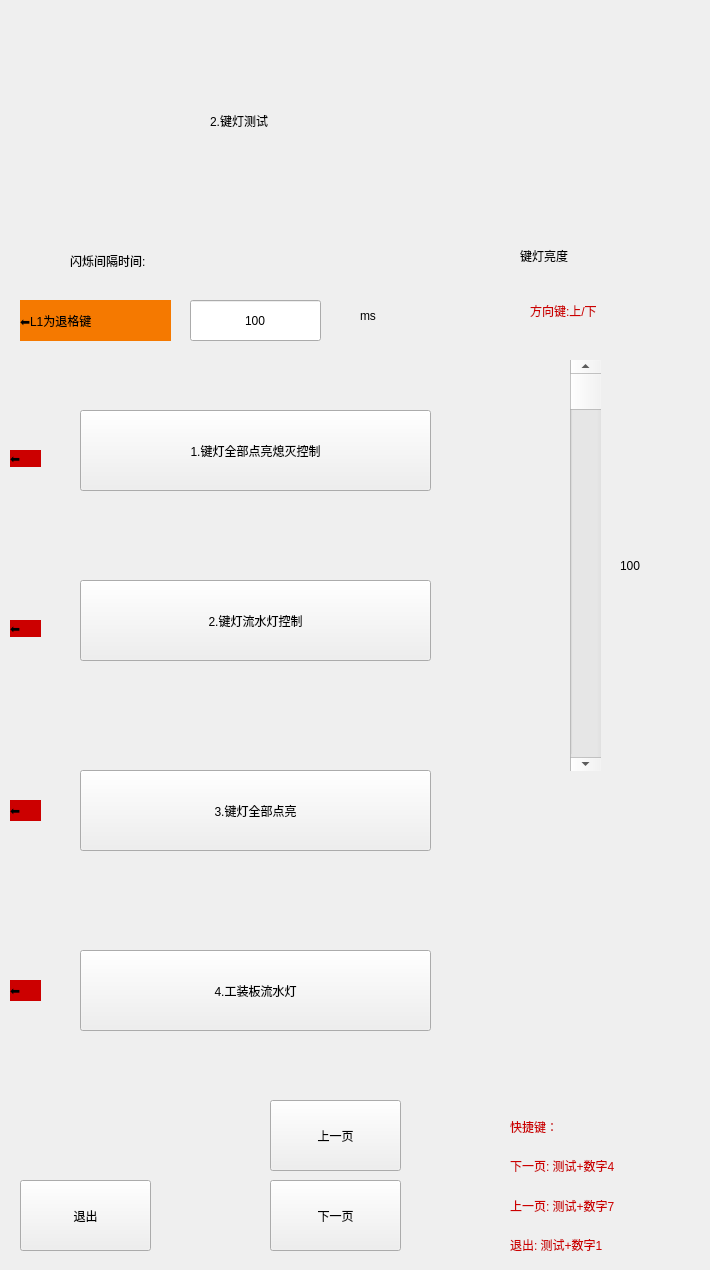
   <widget class="QWidget" name="page_6">
    <widget class="QLabel" name="label_Page2_title_5">
     <property name="geometry">
      <rect>
       <x>210</x>
       <y>70</y>
       <width>341</width>
       <height>101</height>
      </rect>
     </property>
     <property name="styleSheet">
      <string notr="true">font: 40pt &quot;Ubuntu&quot;;</string>
     </property>
     <property name="text">
      <string>2.键灯测试</string>
     </property>
    </widget>
    <widget class="QLabel" name="label_44">
     <property name="geometry">
      <rect>
       <x>530</x>
       <y>290</y>
       <width>121</width>
       <height>41</height>
      </rect>
     </property>
     <property name="focusPolicy">
      <enum>Qt::NoFocus</enum>
     </property>
     <property name="styleSheet">
      <string notr="true">font: 15pt &quot;Ubuntu&quot;;
color: rgb(204, 0, 0);</string>
     </property>
     <property name="text">
      <string>方向键:上/下</string>
     </property>
    </widget>
    <widget class="QLabel" name="label_light_value_2">
     <property name="geometry">
      <rect>
       <x>620</x>
       <y>550</y>
       <width>61</width>
       <height>31</height>
      </rect>
     </property>
     <property name="styleSheet">
      <string notr="true">font: 20pt &quot;Ubuntu&quot;;</string>
     </property>
     <property name="text">
      <string>100</string>
     </property>
    </widget>
    <widget class="QLabel" name="label_45">
     <property name="geometry">
      <rect>
       <x>520</x>
       <y>230</y>
       <width>131</width>
       <height>51</height>
      </rect>
     </property>
     <property name="styleSheet">
      <string notr="true">font: 20pt &quot;Ubuntu&quot;;</string>
     </property>
     <property name="text">
      <string>键灯亮度</string>
     </property>
    </widget>
    <widget class="QWidget" name="verticalLayoutWidget_12">
     <property name="geometry">
      <rect>
       <x>510</x>
       <y>1110</y>
       <width>191</width>
       <height>151</height>
      </rect>
     </property>
     <layout class="QVBoxLayout" name="verticalLayout_12">
      <item>
       <widget class="QLabel" name="label_46">
        <property name="styleSheet">
         <string notr="true">font: 15pt &quot;Ubuntu&quot;;
color: rgb(204, 0, 0);</string>
        </property>
        <property name="text">
         <string>快捷键：</string>
        </property>
       </widget>
      </item>
      <item>
       <widget class="QLabel" name="label_47">
        <property name="styleSheet">
         <string notr="true">font: 15pt &quot;Ubuntu&quot;;
color: rgb(204, 0, 0);</string>
        </property>
        <property name="text">
         <string>下一页: 测试+数字4</string>
        </property>
       </widget>
      </item>
      <item>
       <widget class="QLabel" name="label_48">
        <property name="styleSheet">
         <string notr="true">font: 15pt &quot;Ubuntu&quot;;
color: rgb(204, 0, 0);</string>
        </property>
        <property name="text">
         <string>上一页: 测试+数字7</string>
        </property>
       </widget>
      </item>
      <item>
       <widget class="QLabel" name="label_49">
        <property name="styleSheet">
         <string notr="true">font: 15pt &quot;Ubuntu&quot;;
color: rgb(204, 0, 0);</string>
        </property>
        <property name="text">
         <string>退出: 测试+数字1</string>
        </property>
       </widget>
      </item>
     </layout>
    </widget>
    <widget class="QPushButton" name="pushButton_Exit2_3">
     <property name="geometry">
      <rect>
       <x>20</x>
       <y>1180</y>
       <width>131</width>
       <height>71</height>
      </rect>
     </property>
     <property name="focusPolicy">
      <enum>Qt::NoFocus</enum>
     </property>
     <property name="styleSheet">
      <string notr="true">font: 20pt &quot;Ubuntu&quot;;</string>
     </property>
     <property name="text">
      <string>退出</string>
     </property>
    </widget>
    <widget class="QPushButton" name="pushButton_Last1_3">
     <property name="geometry">
      <rect>
       <x>270</x>
       <y>1100</y>
       <width>131</width>
       <height>71</height>
      </rect>
     </property>
     <property name="focusPolicy">
      <enum>Qt::NoFocus</enum>
     </property>
     <property name="styleSheet">
      <string notr="true">font: 20pt &quot;Ubuntu&quot;;</string>
     </property>
     <property name="text">
      <string>上一页</string>
     </property>
    </widget>
    <widget class="QPushButton" name="pushButton_Next2_3">
     <property name="geometry">
      <rect>
       <x>270</x>
       <y>1180</y>
       <width>131</width>
       <height>71</height>
      </rect>
     </property>
     <property name="focusPolicy">
      <enum>Qt::NoFocus</enum>
     </property>
     <property name="styleSheet">
      <string notr="true">font: 20pt &quot;Ubuntu&quot;;</string>
     </property>
     <property name="text">
      <string>下一页</string>
     </property>
    </widget>
    <widget class="QPushButton" name="pushButton_6">
     <property name="geometry">
      <rect>
       <x>80</x>
       <y>410</y>
       <width>351</width>
       <height>81</height>
      </rect>
     </property>
     <property name="focusPolicy">
      <enum>Qt::NoFocus</enum>
     </property>
     <property name="styleSheet">
      <string notr="true">font: 20pt &quot;Ubuntu&quot;;</string>
     </property>
     <property name="text">
      <string>1.键灯全部点亮熄灭控制</string>
     </property>
    </widget>
    <widget class="QPushButton" name="pushButton_7">
     <property name="geometry">
      <rect>
       <x>80</x>
       <y>580</y>
       <width>351</width>
       <height>81</height>
      </rect>
     </property>
     <property name="focusPolicy">
      <enum>Qt::NoFocus</enum>
     </property>
     <property name="styleSheet">
      <string notr="true">font: 20pt &quot;Ubuntu&quot;;</string>
     </property>
     <property name="text">
      <string>2.键灯流水灯控制</string>
     </property>
    </widget>
    <widget class="QLabel" name="label_50">
     <property name="geometry">
      <rect>
       <x>70</x>
       <y>240</y>
       <width>201</width>
       <height>41</height>
      </rect>
     </property>
     <property name="styleSheet">
      <string notr="true">font: 20pt &quot;Ubuntu&quot;;</string>
     </property>
     <property name="text">
      <string>闪烁间隔时间:</string>
     </property>
    </widget>
    <widget class="QLineEdit" name="lineEdit_interval">
     <property name="geometry">
      <rect>
       <x>190</x>
       <y>300</y>
       <width>131</width>
       <height>41</height>
      </rect>
     </property>
     <property name="styleSheet">
      <string notr="true">font: 20pt &quot;Ubuntu&quot;;</string>
     </property>
     <property name="inputMethodHints">
      <set>Qt::ImhDigitsOnly</set>
     </property>
     <property name="text">
      <string>100</string>
     </property>
     <property name="maxLength">
      <number>10</number>
     </property>
     <property name="alignment">
      <set>Qt::AlignCenter</set>
     </property>
    </widget>
    <widget class="QLabel" name="label_51">
     <property name="geometry">
      <rect>
       <x>360</x>
       <y>300</y>
       <width>67</width>
       <height>31</height>
      </rect>
     </property>
     <property name="styleSheet">
      <string notr="true">font: 20pt &quot;Ubuntu&quot;;</string>
     </property>
     <property name="text">
      <string>ms</string>
     </property>
    </widget>
    <widget class="QPushButton" name="pushButton">
     <property name="geometry">
      <rect>
       <x>80</x>
       <y>770</y>
       <width>351</width>
       <height>81</height>
      </rect>
     </property>
     <property name="focusPolicy">
      <enum>Qt::NoFocus</enum>
     </property>
     <property name="styleSheet">
      <string notr="true">font: 20pt &quot;Ubuntu&quot;;</string>
     </property>
     <property name="text">
      <string>3.键灯全部点亮</string>
     </property>
    </widget>
    <widget class="QLabel" name="label_24">
     <property name="geometry">
      <rect>
       <x>20</x>
       <y>300</y>
       <width>151</width>
       <height>41</height>
      </rect>
     </property>
     <property name="styleSheet">
      <string notr="true">font: 57 16pt &quot;Ubuntu&quot;;
background-color: rgb(245, 121, 0);</string>
     </property>
     <property name="text">
      <string>⬅L1为退格键</string>
     </property>
    </widget>
    <widget class="QLabel" name="label_25">
     <property name="geometry">
      <rect>
       <x>10</x>
       <y>450</y>
       <width>31</width>
       <height>17</height>
      </rect>
     </property>
     <property name="styleSheet">
      <string notr="true">font: 20pt &quot;Ubuntu&quot;;
background-color: rgb(204, 0, 0);</string>
     </property>
     <property name="text">
      <string>⬅</string>
     </property>
    </widget>
    <widget class="QLabel" name="label_56">
     <property name="geometry">
      <rect>
       <x>10</x>
       <y>620</y>
       <width>31</width>
       <height>17</height>
      </rect>
     </property>
     <property name="styleSheet">
      <string notr="true">font: 20pt &quot;Ubuntu&quot;;
background-color: rgb(204, 0, 0);</string>
     </property>
     <property name="text">
      <string>⬅</string>
     </property>
    </widget>
    <widget class="QLabel" name="label_57">
     <property name="geometry">
      <rect>
       <x>10</x>
       <y>800</y>
       <width>31</width>
       <height>21</height>
      </rect>
     </property>
     <property name="styleSheet">
      <string notr="true">font: 20pt &quot;Ubuntu&quot;;
background-color: rgb(204, 0, 0);</string>
     </property>
     <property name="text">
      <string>⬅</string>
     </property>
    </widget>
    <widget class="QScrollBar" name="verticalScrollBar_lightpwm2">
     <property name="geometry">
      <rect>
       <x>570</x>
       <y>360</y>
       <width>31</width>
       <height>411</height>
      </rect>
     </property>
     <property name="orientation">
      <enum>Qt::Vertical</enum>
     </property>
    </widget>
    <widget class="QPushButton" name="pushButton_FlowLEDS">
     <property name="geometry">
      <rect>
       <x>80</x>
       <y>950</y>
       <width>351</width>
       <height>81</height>
      </rect>
     </property>
     <property name="focusPolicy">
      <enum>Qt::NoFocus</enum>
     </property>
     <property name="styleSheet">
      <string notr="true">font: 20pt &quot;Ubuntu&quot;;</string>
     </property>
     <property name="text">
      <string>4.工装板流水灯</string>
     </property>
    </widget>
    <widget class="QLabel" name="label_75">
     <property name="geometry">
      <rect>
       <x>10</x>
       <y>980</y>
       <width>31</width>
       <height>21</height>
      </rect>
     </property>
     <property name="styleSheet">
      <string notr="true">font: 20pt &quot;Ubuntu&quot;;
background-color: rgb(204, 0, 0);</string>
     </property>
     <property name="text">
      <string>⬅</string>
     </property>
    </widget>
   </widget>
